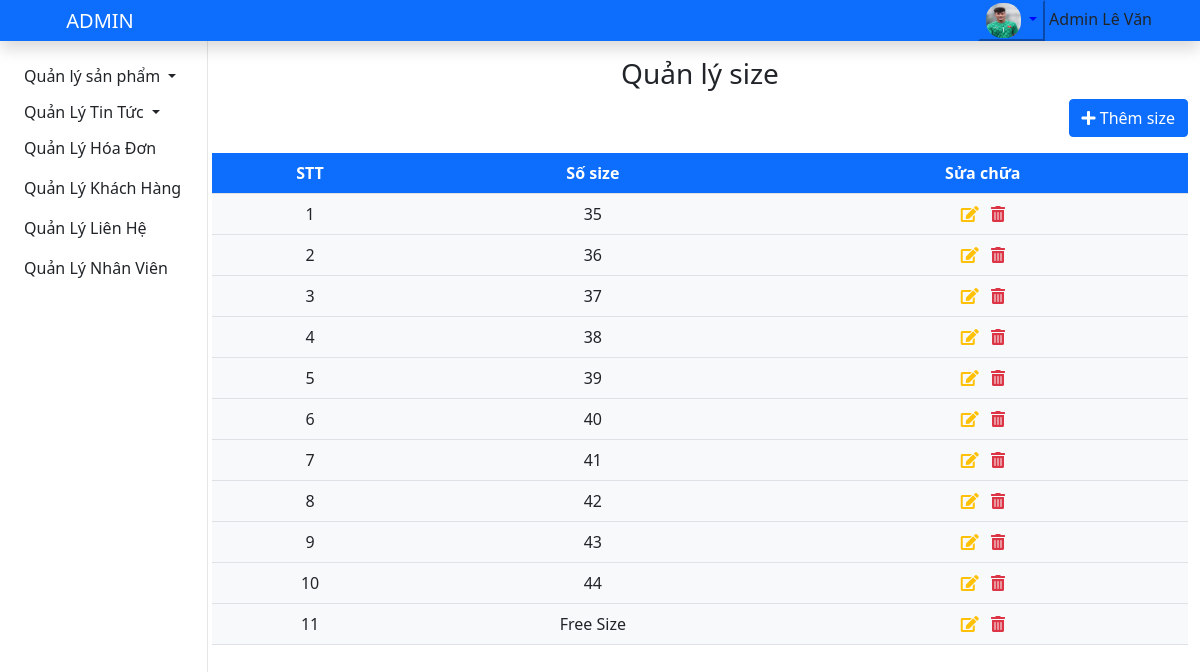
The page /admin/index.php?action=sanpham&act=size (signed in) on the database its author committed.
### tables this page shows
CREATE TABLE `size` (
  `ma_size` int(11) NOT NULL,
  `so_size` char(15) NOT NULL
);

### admin/models/connect.php (called while the page is built, shortened)
<?php
    class connect{
        private $db;
        public function __construct(){
            $dsn='mysql:host=localhost;dbname=shopgiay';
            $user='root';
            $pass='';
            try{
                $this->db=new PDO($dsn,$user,$pass,array(PDO::MYSQL_ATTR_INIT_COMMAND=>'SET NAMES utf8'));
            }catch(PDOException $e){
                die($e->getMessage());
            }
        }
        public function getIntance($select){
            $results=$this->db->query($select);
            $result=$results->fetch();
            return $result;
        }
        public function getList($select){
            $results=$this->db->query($select);
            return $results;
        }
    }
?>

### admin/models/admin.php (called while the page is built, shortened)
<?php
class Admin
{
    function get_one_statusAcc($id)
    {
        $db=new connect();
        $select="SELECT * FROM `admin` where id=$id";
        $result=$db->getIntance($select);
        return $result;
    }
}
?>

### admin/models/sanpham.php (called while the page is built, shortened)
<?php
class sanpham
{
    function getListSize()
    {
        $db = new connect();
        $select = "select * from size";
        $res = $db->getList($select);
        return $res;
    }
}

### admin/views/size.php (shortened to what this page needs)
<?php
if(isset($id))
{
    $staAcc= new Admin();
    $results=$staAcc->get_one_statusAcc($id);
}
if($results['statusAcc']!=0):
?>
<div class="row">
    <div class="text-center mt-3">
        <h3>Quản lý size</h3>
    </div>
    <div >
        <div class="col-md-12">
            <div>
                <div class="text-end mb-2">
                    <button type="button" class="btn btn-primary" data-bs-toggle="modal" data-bs-target="#them_size">
                        <i class="fas fa-plus"></i> Thêm size
                    </button>
                </div>
                <div id="size_table" class="table-responsive">
                    <table class="text-center mt-2 table" >
                        <tr class="bg bg-primary text-white ">
                            <th >STT</th>
                            <th class="column_sort_size" id="so_size" data-sort="desc">Số size</th>
                            <th >Sửa chữa</th>
                        </tr>
                        <?php
                        $sp = new sanpham();
                        $res = $sp->getListSize();
                        $stt = 1;
                        while ($set = $res->fetch()) :
                        ?>
                            <tr class="bg bg-light text-dark">
                                <td ><?php echo $stt++ ?></td>
                                <td style="text-transform: capitalize;"><?php echo $set['so_size'] ?></td>
                                <td>
                                    <i class="fas fa-edit me-2 text-warning" class="btn btn-primary" data-bs-toggle="modal" data-bs-target="#them_size<?php echo $set['ma_size'] ?>"></i>
                                    <span onclick="remove('index.php?action=sanpham&act=xoa_size&ma_size=<?php echo $set['ma_size'] ?>')"><i class="fas fa-trash-alt text-danger"></i></span>
                                </td>
                            </tr>
                        <?php endwhile; ?>
                    </table>
                </div>
            </div>
        </div>
    </div>
    <?php
else :
    echo  "<script>alert ('Tài khoản đã bị khóa !');</script>";
    echo '<meta http-equiv="refresh" content="0;url=./index.php?action=login&act=logout"/>';
endif;
?>

### admin/assets/css/style.css (style rules this page uses)
:root { --main-color: rgb(5, 61, 163); --main-bg-color: rgba(23, 104, 255, 0.629); --text-button:rgb(255, 255, 255); --bg-color: rgb(255, 255, 255); }

### rows shown on the page
size: so_size "35"
size: so_size "36"
size: so_size "37"
size: so_size "38"
size: so_size "39"
size: so_size "40"
size: so_size "41"
size: so_size "42"
size: so_size "43"
size: so_size "44"
size: so_size "Free Size"

### other values the page prints
$_SESSION['hoten_nv'] "Admin Lê Văn"
